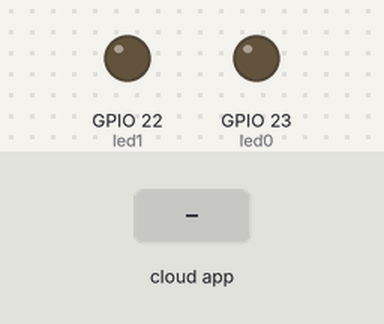
A sketch run on a simulated ESP32. On the bench: output pins drawn as LEDs (lit = HIGH). The test bench sets the inputs (shaded band). WiFi joins after 1.5 s; servers stay silent unless stated; the Firebase database answers and starts empty; what the sketch prints to the serial monitor is not drawn.

Above: at 3.7 s.
3.8 s: the phone or cloud app sets LED_STATUS0 to ON
At 5.0 s:
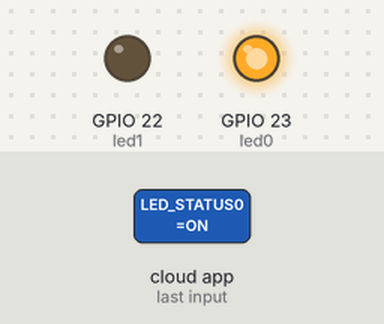
5.3 s: the phone or cloud app sets LED_STATUS0 to OFF
At 6.2 s:
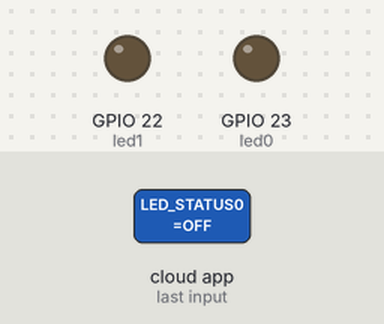
Timing chart, 0 to 8.3 s (numbered marks = the images above; inputs shaded):
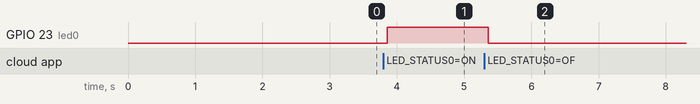

Measured:
- after the input at 3.8 s, GPIO 23 (led0): LOW → HIGH after 0.06 s
- after the input at 5.3 s, GPIO 23 (led0): HIGH → LOW after 0.06 s

The sketch:

firebase_get.ino
```cpp
#include <WiFi.h>                                                // esp32 library

#include <IOXhop_FirebaseESP32.h>                                             // firebase library

#define FIREBASE_HOST "led-blink-3591d-default-rtdb.firebaseio.com"                         // the project name address from firebase id

#define FIREBASE_AUTH "QNKl6J4EdshxOWWM6RRwaMmjyLPK6xPhjYHtl8Ei"                    // the secret key generated from firebase

#define WIFI_SSID "Ragavan"                                          // input your home or public wifi name

#define WIFI_PASSWORD "Ragavan12"                                    //password of wifi ssid

String fireStatus0 = "";                                                     // led status received from firebase
String fireStatus1 = "";

int led0 = 23;
int led1 = 22;

void setup() {

  Serial.begin(9600);

  delay(1000);

  pinMode(led0, OUTPUT);
  pinMode(led1, OUTPUT);

  WiFi.begin(WIFI_SSID, WIFI_PASSWORD);                                      //try to connect with wifi

  Serial.print("Connecting to ");

  Serial.print(WIFI_SSID);

  while (WiFi.status() != WL_CONNECTED) {

    Serial.print(".");

    delay(500);

  }

  Serial.println();

  Serial.print("Connected to ");

  Serial.println(WIFI_SSID);

  Serial.print("IP Address is : ");

  Serial.println(WiFi.localIP());                                                      //print local IP address

  Firebase.begin(FIREBASE_HOST, FIREBASE_AUTH);                                       // connect to firebase

}

void loop() {

  fireStatus0 = Firebase.getString("LED_STATUS0");                     // get led status input from firebase

  if (fireStatus0 == "ON") {                         // compare the input of led status received from firebase

    // Serial.println("Led Turned ON");

    digitalWrite(led0, HIGH);                                                         // make output led ON

  }

  else if (fireStatus0 == "OFF") {              // compare the input of led status received from firebase

    // Serial.println("Led Turned OFF");

    digitalWrite(led0, LOW);                                                         // make output led OFF

  }

  else {

    Serial.println("Wrong Credential! Please send ON/OFF");

  }

  // fireStatus1 = Firebase.getString("LED_STATUS1");                     // get led status input from firebase

  // if (fireStatus1 == "ON") {                         // compare the input of led status received from firebase

  //   Serial.println("Led Turned ON");

  //   digitalWrite(led1, HIGH);                                                         // make output led ON

  // }

  // else if (fireStatus1 == "OFF") {              // compare the input of led status received from firebase

  //   Serial.println("Led Turned OFF");

  //   digitalWrite(led1, LOW);                                                         // make output led OFF

  // }

  // else {

  //   Serial.println("Wrong Credential! Please send ON/OFF");

  // }

}
```
